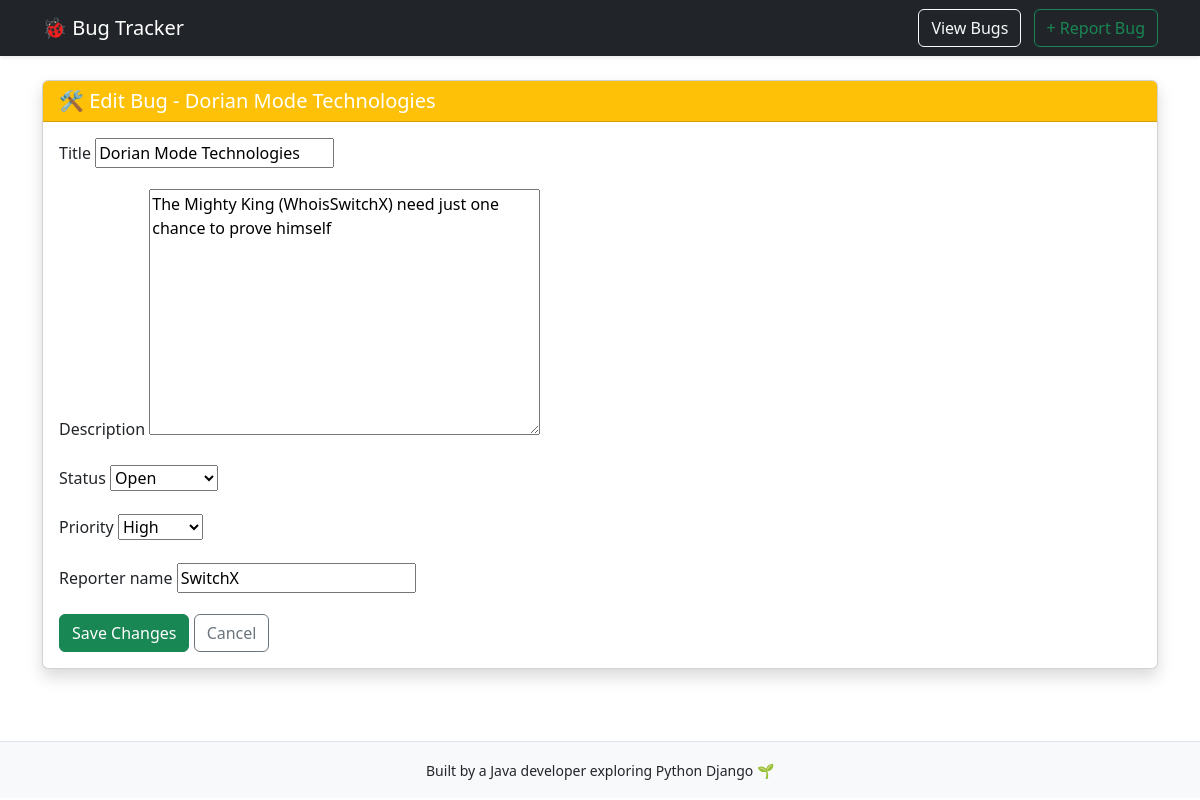
The page /bugs/7/edit/ on the database its author committed.
### bugs/models.py (models this page shows, shortened)
class Bug(models.Model):
    STATUS_CHOICES = [
        ('Open', 'Open'),
        ('In Progress', 'In Progress'),
        ('Closed', 'Closed'),
    ]
    PRIORITY_CHOICES = [
        ('Low', 'Low'),
        ('Medium', 'Medium'),
        ('High', 'High'),
    ]
    title = models.CharField(max_length=200)
    description = models.TextField()
    status = models.CharField(max_length=20, choices=STATUS_CHOICES, default='Open')
    priority = models.CharField(max_length=20, choices=PRIORITY_CHOICES, default='Medium')
    reporter_name = models.CharField(max_length=100)
    created_at = models.DateTimeField(auto_now_add=True)
    updated_at = models.DateTimeField(auto_now=True)

### bugs/views.py (the view)
# urls.py: path('bugs/<int:pk>/edit/', bug_edit, name='bug-edit'),
def bug_edit(request, pk):
    bug = get_object_or_404(Bug, pk=pk)
    form = BugForm(request.POST or None, instance=bug)
    if form.is_valid():
        form.save()
        return redirect('bug-detail', pk=pk)
    return render(request, 'bugs/bug_edit_form.html', {'form': form, 'bug': bug})

### bugs/forms.py
class BugForm(forms.ModelForm):
    class Meta:
        model = Bug
        fields = '__all__'

### templates/bugs/bug_edit_form.html (shortened to what this page needs)
{% extends 'base.html' %}
{% block content %}
<div class="card shadow">
  <div class="card-header bg-warning text-white">
    <h5 class="mb-0">🛠 Edit Bug - {{ bug.title }}</h5>
  </div>
  <div class="card-body">
    <form method="post">
      {% for field in form %}
        <div class="mb-3">
          <label class="form-label">{{ field.label }}</label>
          {{ field }}
        </div>
      {% endfor %}
      <button type="submit" class="btn btn-success">Save Changes</button>
      <a href="{% url 'bug-detail' bug.pk %}" class="btn btn-outline-secondary">Cancel</a>
    </form>
  </div>
</div>
{% endblock %}

### rows shown on the page
Bug: title "Dorian Mode Technologies", form "Dorian Mode Technologies" "The Mighty King (WhoisSwitchX) need just one chance to prove himself" "Open" "High" "SwitchX"

### other values the page prints
{{ field.label }} "Title" "Description" "Status" "Priority" "Reporter name"
